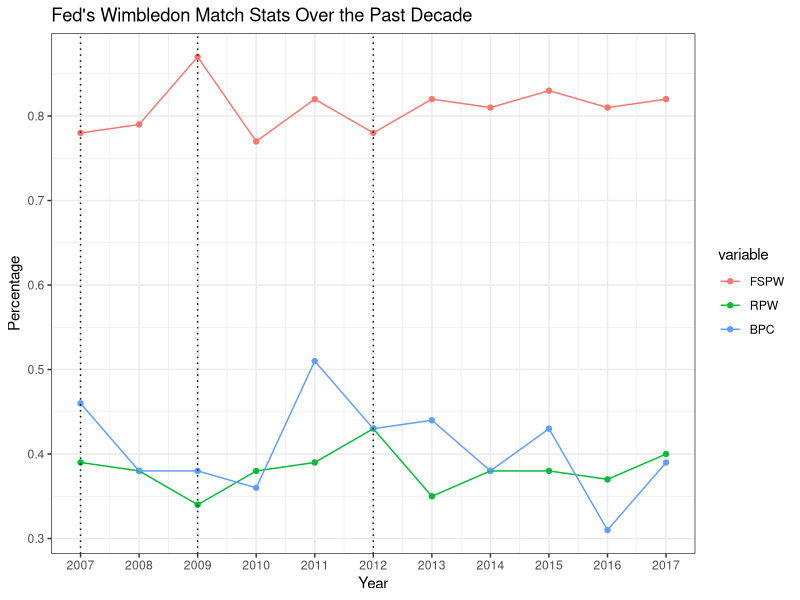

Generate this figure with R:


library("dplyr")
library("reshape2")
library("ggplot2")

setwd("~/wimby")

wimb = read.csv("allwimbledon.csv", stringsAsFactors = FALSE);
r2f  = read.csv("pathToFinals.csv", stringsAsFactors = FALSE);



# visual 1-- double sided bar plot --------------------------------------------
    # side by side comparison of road to final match statistics
    # double-sided bar plot




# visual 2 -- hour glass visual ~ # of hours -----------------------------------
    # hours spent on court
    # compare to previous years that he has won




# visual 3 --- line graph ------------------------------------------------------
    # FSPW over the years
    # RPW over years
    # BPC over years

wimb_sub = wimb[, c(1, 3:5)];

wimb_long = melt(wimb_sub, id = "year");

ggplot(wimb_long, aes(x = year, y = value, colour = variable)) + geom_point() +
    theme_bw() + geom_line() + scale_x_continuous(breaks = 2007:2017) +
    labs(x = "Year", y = "Percentage", 
         title = "Fed's Wimbledon Match Stats Over the Past Decade") +
    geom_vline(xintercept = c(2007, 2009, 2012), linetype = "dotted");


